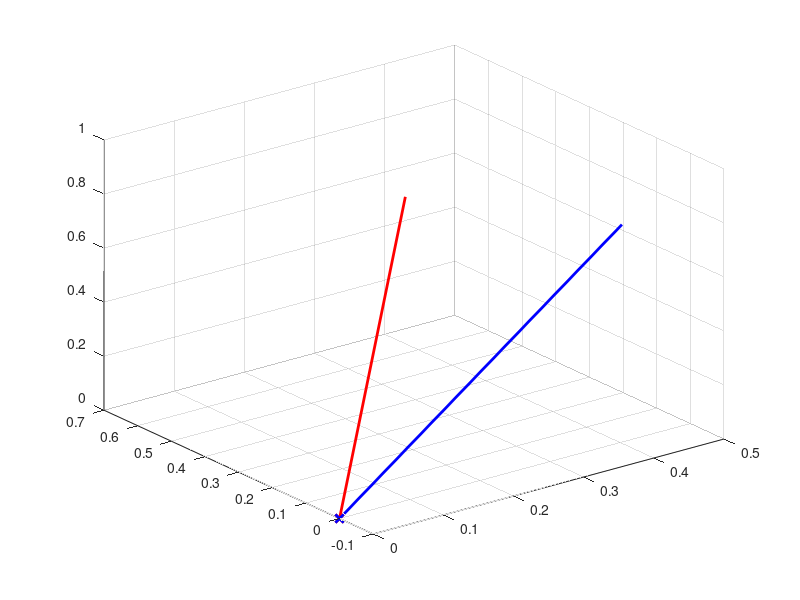

Here is the MATLAB script that generated this plot:
clear;

%George Roberts - 03/08/2016 - projection test

u = [2 3 4];
u = u/norm(u);

v = [1 0 0];
w = [0 0 1];

u1 = dot(u,v);
u2 = dot(u,w);

uproj = u1*v + u2*w;
uproj = uproj/norm(uproj);

quiver3(0,0,0,u(1), u(2), u(3),'rx','LineWidth', 2);
hold on;
quiver3(0,0,0,uproj(1), uproj(2), uproj(3),'bx','LineWidth', 2);